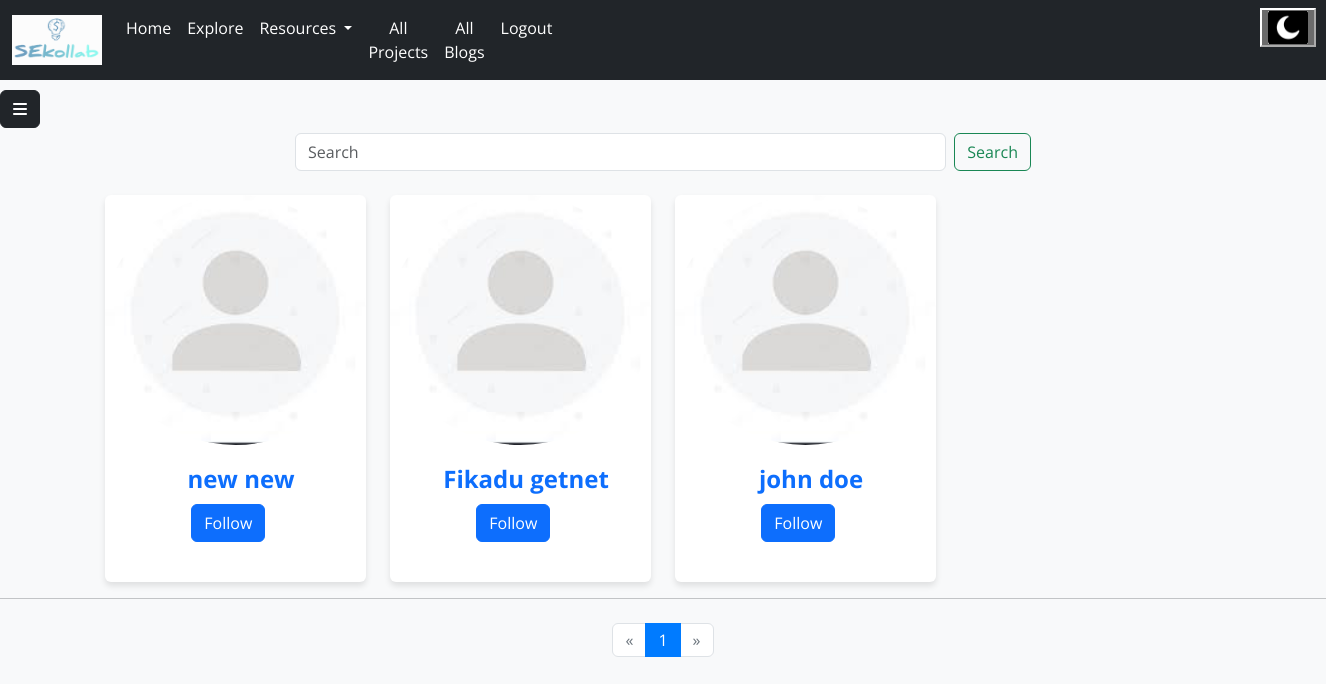
The page /otherusers (signed in) on the database its author committed.
### models.py (models this page shows)
class User(UserMixin, db.Model):
    __tablename__ = "users"
    id = Column(Integer, primary_key=True, autoincrement=True)
    email = Column(String(100), unique=True)
    username = Column(String)
    fname = Column(String(30), nullable=False)
    lname = Column(String(30), nullable=False)
    profile_photo = Column(String)
    about_me = Column(String, nullable=False)
    phone_number = Column(String(11), nullable=False)
    age = Column(String(11), nullable=False)
    status = Column(String, nullable=False)
    skills = Column(String, nullable=False)
    portfolio = Column(String)
    password = Column(String(100))
    date = Column(String, nullable=False, default=datetime.date.today().strftime("%B %d, %Y"))
    is_active = db.Column(db.Boolean, default=True)
    country = Column(String, nullable=False)
    City = Column(String, nullable=False)
    twitter = Column(String)
    github = Column(String)
    education_status = Column(String)
    employment_status=Column(String, nullable=False)
    blogs = relationship("Blog", back_populates="author")
    comments = relationship("Userscomment", back_populates="user")
    liked_blogs = relationship("Blog", secondary='liked_blogs', backref='liking_users')
    collabration = relationship("Collabration", back_populates="user")
    followers = relationship("Follower", foreign_keys="[Follower.user_id]",back_populates="followed_user")
    following = relationship("Follower", foreign_keys="[Follower.follower_id]", back_populates="follower")
    interests = relationship("Interest", back_populates="user")

### main.py (the view)
@app.route("/otherusers")
@login_required
def otherusers():
    user = User.query.filter_by(id=current_user.id).first()
    page = request.args.get("page", default=1, type=int)
    per_page = 10
    offset = (page - 1) * per_page
    users = User.query.filter(User.id != current_user.id).offset(offset).limit(per_page).all()
    random.shuffle(users)
    total_records = User.query.count()
    total_pages = (total_records // per_page) + (1 if total_records % per_page > 0 else 0)
    return render_template("otherusers.html", users=users, page=page, total_pages=total_pages,user=user)

### main.py (called while the page is built)
@login_manager.user_loader
def load_user(user_id):
    return User.query.get(int(user_id))

### templates/otherusers.html (shortened to what this page needs)
<!DOCTYPE html>
<html lang="en">
<head>
  <link href="{{ url_for('static', filename='vendor/bootstrap/css/bootstrap.min.css') }}" rel="stylesheet">
  <link href="https://cdn.jsdelivr.net/npm/bootstrap@5.3.3/dist/css/bootstrap.min.css" rel="stylesheet">
  <link href="{{ url_for('static', filename='vendor/fontawesome-free/css/all.min.css')}}" rel="stylesheet" type="text/css">
  <link rel="stylesheet" href="../static/css/otherusers.css">
  <link rel="stylesheet" href="../static/css/sidebar.css">
</head>
<body>
  {% include "navigationloggedin.html" %}
  {% include "sidebar.html" %}
  <div class="container" style="margin-top: 4%;">
    <div class="row mb-4">
      <div class="col-12 col-md-8 offset-md-2 d-flex">
        <input class="form-control me-2" type="search" placeholder="Search" id="text" aria-label="Search">
        <button class="btn btn-outline-success" id="search" type="submit">Search</button>
      </div>
    </div>
    <div class="row">
      {% if users %}
      {% for user in users %}
      <div class="col-12 col-sm-6 col-md-4 col-lg-3">
        <div class="card h-100">
          <a href="{{ url_for('profile', id= user.id ) }}" style="text-decoration: none;">
            <img src="../static/images/noprofile.jpg" class="card-img-top" alt="Blog Image">
            <div class="card-body">
              <h5 class="card-title">{{ user.fname }} {{ user.lname }}</h5>
            </a>
              <button type="button" user-id="{{ user.id }}" id="{{ user.id }}" class="btn btn-primary follow">Follow</button>
            </div>
          </div>
        </div>
      {% endfor %}
      {% else %}
      <h3 class="text-center">There are no users yet</h3>
      {% endif %}
  <hr>
  <nav class="my-4" aria-label="...">
    <ul class="pagination justify-content-center">
      <li class="page-item {{ 'disabled' if page <= 1 else '' }}">
        <a class="page-link" href="{{ url_for('otherusers', page=page-1) }}" tabindex="-1" aria-disabled="{{ 'true' if page <= 1 else 'false' }}">&laquo;</a>
      </li>
      {% for p in range(1, total_pages + 1) %}
      <li class="page-item {{ 'active' if p == page else '' }}">
        <a class="page-link" href="{{ url_for('otherusers', page=p) }}">{{ p }}</a>
      </li>
      {% endfor %}
      <li class="page-item {{ 'disabled' if page >= total_pages else '' }}">
        <a class="page-link" href="{{ url_for('otherusers', page=page+1) }}">&raquo;</a>
      </li>
    </ul>
  </nav>
</body>
</html>

### static/css/otherusers.css (style rules this page uses)
body { font-family: 'Open Sans', sans-serif; background-color: #f8f9fa; }
a { text-decoration: none; }
.card { border: none; box-shadow: 0 4px 6px rgba(0, 0, 0, 0.1); transition: transform 0.3s; margin-bottom: 30px; }
.card-img-top { width:100%; height: 250px; object-fit: cover; border-radius:100%; }
.card-body { padding: 20px; }
.card-title { font-size: 24px; font-weight: 700; margin-bottom: 10px; margin-left: 5%; }
.container { margin-top: 50px; }
a { text-decoration: none; text-align: center; }
.follow { margin-left: 30%; }

### static/css/sidebar.css (style rules this page uses)
a { text-decoration: none; }
li { color: black; }

### templates/otherusers.html (style rules this page uses)
.card { margin-bottom: 20px; }

### rows shown on the page
User: fname "new", lname "new"
User: fname "Fikadu", lname "getnet"
User: fname "john", lname "doe"

### other values the page prints
{{ p }} "1"
